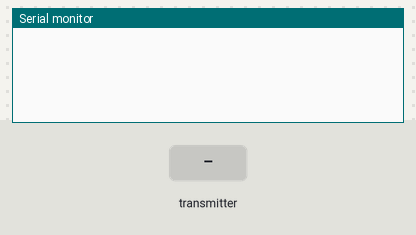
The sketch below on a simulated ESP32. Shown: the last lines printed to the serial monitor. Inputs (shaded band) come from the test bench.

Above: at 1.2 s.
1.3 s: the transmitter starts sending ms = 0
At 1.66 s:
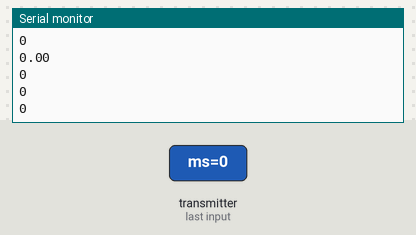
2.8 s: the transmitter starts sending overflow = 1024
4.3 s: the transmitter starts sending c = 25
5.8 s: the transmitter starts sending id = 1
7.3 s: the transmitter starts sending N_packet = 2048
8.8 s: the transmitter starts sending error = 4095
At 9.16 s:
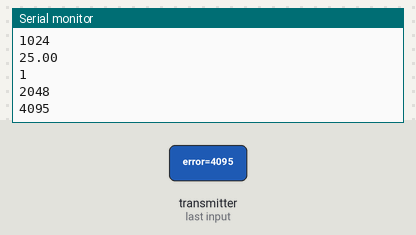
Timing chart, 0 to 11.3 s (numbered marks = the images above; inputs shaded):
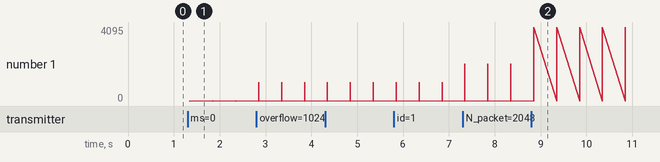

The sketch:

esp32_mhs_receiver.ino
```cpp
// ESP32 Mounted Horizontal Fume Hood Sensor Receiver
// Desc: Receives data packets over ESPNow containing IR sensor data from sensors on sash panels

#include <esp_now.h>
#include <WiFi.h>

int runID = 0;
char runIDString[5];
unsigned long last_time = 0;
char temp_lifetime[20];
int counter = 0;
char senderID[10];
char filename[16];

typedef struct struct_message {
  unsigned long ms; // milliseconds since sender was powered on
  int overflow; // overflow of previous variable (for long periods of activity)
  float c; // millimeter measurement from IR sensor
  int id; // identifies which sender sent packet
  int N_packet; // counts each packet sent after wake-up
  int error; // error code from sender, normally 0
} struct_message;
struct_message myData;

// callback function that will be executed when data is received
void OnDataRecv(const uint8_t * mac, const uint8_t *incomingData, int len) {
  memcpy(&myData, incomingData, sizeof(myData));

  //Serial.print("Bytes received: ");
  Serial.println(len);
  //Serial.print("Time Since Boot (ms): ");
  Serial.println(myData.ms);
  //Serial.print("Millisecond Overflows: ");
  Serial.println(myData.overflow);
  //Serial.print("Distance (mm): ");
  Serial.println(myData.c);
  //Serial.print("Sender ID: ");
  Serial.println(myData.id);
  //Serial.print("Packet Number: ");
  Serial.println(myData.N_packet);
  //Serial.print("Error Code: ");
  Serial.println(myData.error);
}

void setup() {
  Serial.begin(115200);

  // Set device as a Wi-Fi Station
  WiFi.mode(WIFI_STA);

  // Init ESP-NOW
  if (esp_now_init() != ESP_OK) {
    Serial.println("Error initializing ESP-NOW");
    return;
  }

  esp_now_register_recv_cb(OnDataRecv);
}

void loop() {

}
```

Measured:
- after the input at 1.3 s, the serial monitor: prints a new line after 0.05 s (image 1)
- after the input at 8.8 s, the serial monitor: prints a new line after 0.05 s (image 2)
- plotted number 1: 0 → 4095 after the input at 8.8 s
